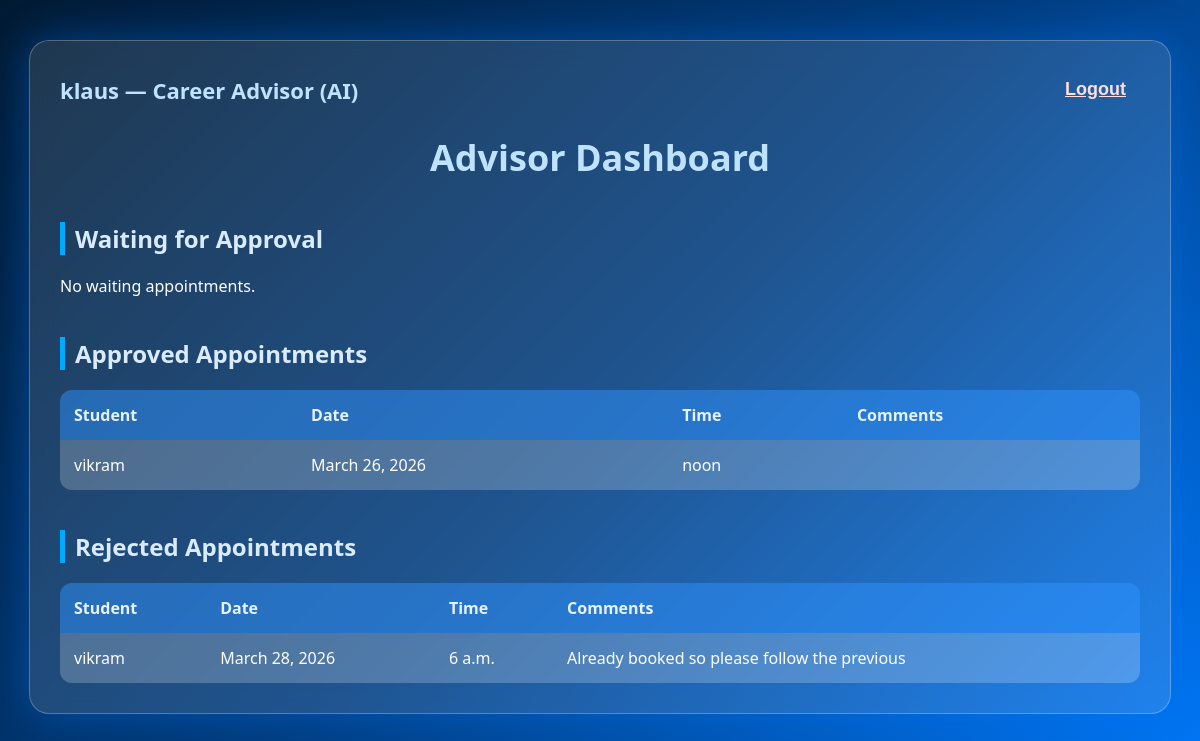
Before: /appointments/advisor/ (signed in) with the older database file.
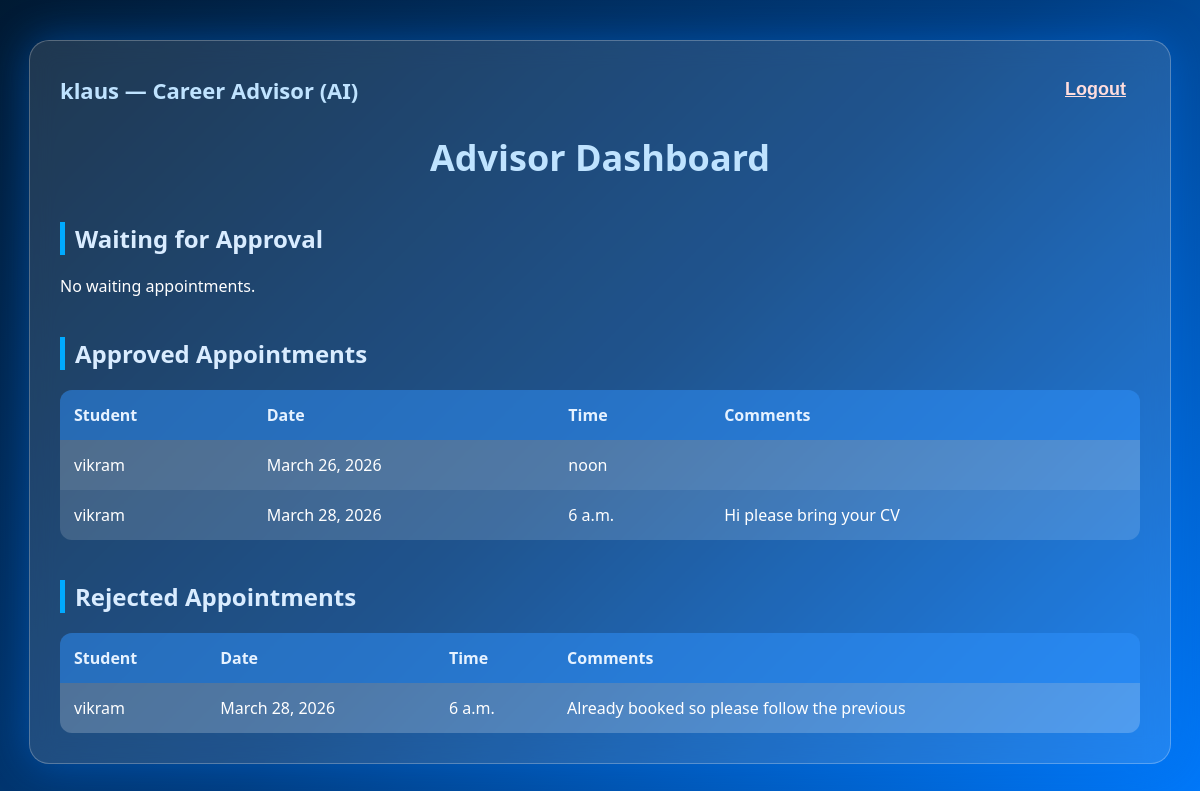
After: the same page with the newer database file.
### appointments/models.py (models this page shows, shortened)
class Appointment(models.Model):
    STATUS_CHOICES = (
        ('Waiting', 'Waiting'),
        ('Approved', 'Approved'),
        ('Rejected', 'Rejected'),
    )
    student = models.ForeignKey(User, on_delete=models.CASCADE, related_name='student_appointments')
    advisor = models.ForeignKey(User, on_delete=models.CASCADE, related_name='advisor_appointments')
    slot = models.ForeignKey(AvailabilitySlot, on_delete=models.CASCADE)
    reason = models.TextField(blank=True)
    status = models.CharField(max_length=10, choices=STATUS_CHOICES, default='Waiting')
    comments = models.TextField(blank=True)

class AvailabilitySlot(models.Model):
    advisor = models.ForeignKey(User, on_delete=models.CASCADE)
    date = models.DateField()
    time = models.TimeField()

### appointments/views.py (the view)
# urls.py: path('advisor/', views.advisor_dashboard, name='advisor_dashboard'),
@login_required
def advisor_dashboard(request):
    waiting = Appointment.objects.filter(advisor=request.user, status='Waiting')
    approved = Appointment.objects.filter(advisor=request.user, status='Approved')
    rejected = Appointment.objects.filter(advisor=request.user, status='Rejected')
    return render(
        request,
        'appointments/career_advisor_dashboard.html',
        {
            'waiting': waiting,
            'approved': approved,
            'rejected': rejected,
        }
    )

### templates/appointments/career_advisor_dashboard.html (shortened to what this page needs)
{% load static %}
<!DOCTYPE html>
<html lang="en">
<head>
</head>
<body>
<div class="container">
    <div class="top-bar">
        <div class="top-left">
            {{ user.username }} — Career Advisor ({{ user.profile.stream }})
        </div>
        <form action="/accounts/logout/" method="post" style="display:inline;">
            <button type="submit" class="logout-btn">Logout</button>
        </form>
    </div>
    <h1>Advisor Dashboard</h1>
    <h2>Waiting for Approval</h2>
    {% if waiting %}
    <table>
        <tr>
            <th>Student</th>
            <th>Date</th>
            <th>Time</th>
            <th>Reason</th>
            <th>Actions</th>
        </tr>
        {% for a in waiting %}
        <tr>
            <td>{{ a.student.username }}</td>
            <td>{{ a.slot.date }}</td>
            <td>{{ a.slot.time }}</td>
            <td>{{ a.reason }}</td>
            <td>
                <form action="{% url 'approve_appointment' a.pk %}" method="post" style="display:inline;">
                    {% csrf_token %}
                    <input type="text" name="comments" class="comment-box" placeholder="Add comment...">
                    <button class="approve-btn" type="submit">Approve</button>
                </form>
                <form action="{% url 'reject_appointment' a.pk %}" method="post" style="display:inline;">
                    {% csrf_token %}
                    <input type="text" name="comments" class="comment-box" placeholder="Add comment...">
                    <button class="reject-btn" type="submit">Reject</button>
                </form>
            </td>
        </tr>
        {% endfor %}
    </table>
    {% else %}
        <p>No waiting appointments.</p>
    {% endif %}
    <h2>Approved Appointments</h2>
    {% if approved %}
    <table>
        <tr>
            <th>Student</th>
            <th>Date</th>
            <th>Time</th>
            <th>Comments</th>
        </tr>
        {% for a in approved %}
        <tr>
            <td>{{ a.student.username }}</td>
            <td>{{ a.slot.date }}</td>
            <td>{{ a.slot.time }}</td>
            <td>{{ a.comments }}</td>
        </tr>
        {% endfor %}
    </table>
    {% else %}
        <p>No approved appointments.</p>
    {% endif %}
    <h2>Rejected Appointments</h2>
    {% if rejected %}
    <table>
        <tr>
            <th>Student</th>
            <th>Date</th>
            <th>Time</th>
            <th>Comments</th>
        </tr>
        {% for a in rejected %}
        <tr>
            <td>{{ a.student.username }}</td>
            <td>{{ a.slot.date }}</td>
            <td>{{ a.slot.time }}</td>
            <td>{{ a.comments }}</td>
        </tr>
        {% endfor %}
    </table>
    {% else %}
        <p>No rejected appointments.</p>
    {% endif %}
</div>
</body>
</html>

Changed rows visible on the page:
added Appointment: student.username "vikram", slot "March 28, 2026", slot.time "6 a.m.", comments "Hi please bring your CV", shown under "Approved Appointments"
